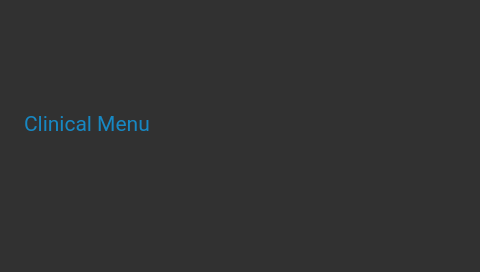
<?xml version="1.0" encoding="UTF-8"?>
<ui version="4.0">
 <class>HomeWindowClinical</class>
 <widget class="QDialog" name="HomeWindowClinical">
  <property name="geometry">
   <rect>
    <x>0</x>
    <y>0</y>
    <width>480</width>
    <height>272</height>
   </rect>
  </property>
  <property name="windowTitle">
   <string>Dialog</string>
  </property>
  <property name="styleSheet">
   <string notr="true">background-color: rgb(49, 49, 49);</string>
  </property>
  <widget class="QPushButton" name="frescaLogo">
   <property name="geometry">
    <rect>
     <x>135</x>
     <y>30</y>
     <width>210</width>
     <height>67</height>
    </rect>
   </property>
   <property name="focusPolicy">
    <enum>Qt::NoFocus</enum>
   </property>
   <property name="styleSheet">
    <string notr="true">border:none;</string>
   </property>
   <property name="text">
    <string/>
   </property>
   <property name="icon">
    <iconset resource="../rsc/resource.qrc">
     <normaloff>:/icons/somnera.png</normaloff>:/icons/somnera.png</iconset>
   </property>
   <property name="iconSize">
    <size>
     <width>210</width>
     <height>65</height>
    </size>
   </property>
  </widget>
  <widget class="QLabel" name="clinicalMenuTitle">
   <property name="geometry">
    <rect>
     <x>24</x>
     <y>111</y>
     <width>161</width>
     <height>25</height>
    </rect>
   </property>
   <property name="font">
    <font>
     <family>Roboto</family>
     <pointsize>16</pointsize>
    </font>
   </property>
   <property name="styleSheet">
    <string notr="true">color:#1788c3
</string>
   </property>
   <property name="text">
    <string>Clinical Menu</string>
   </property>
  </widget>
 </widget>
 <resources>
  <include location="../rsc/resource.qrc"/>
 </resources>
 <connections/>
</ui>
